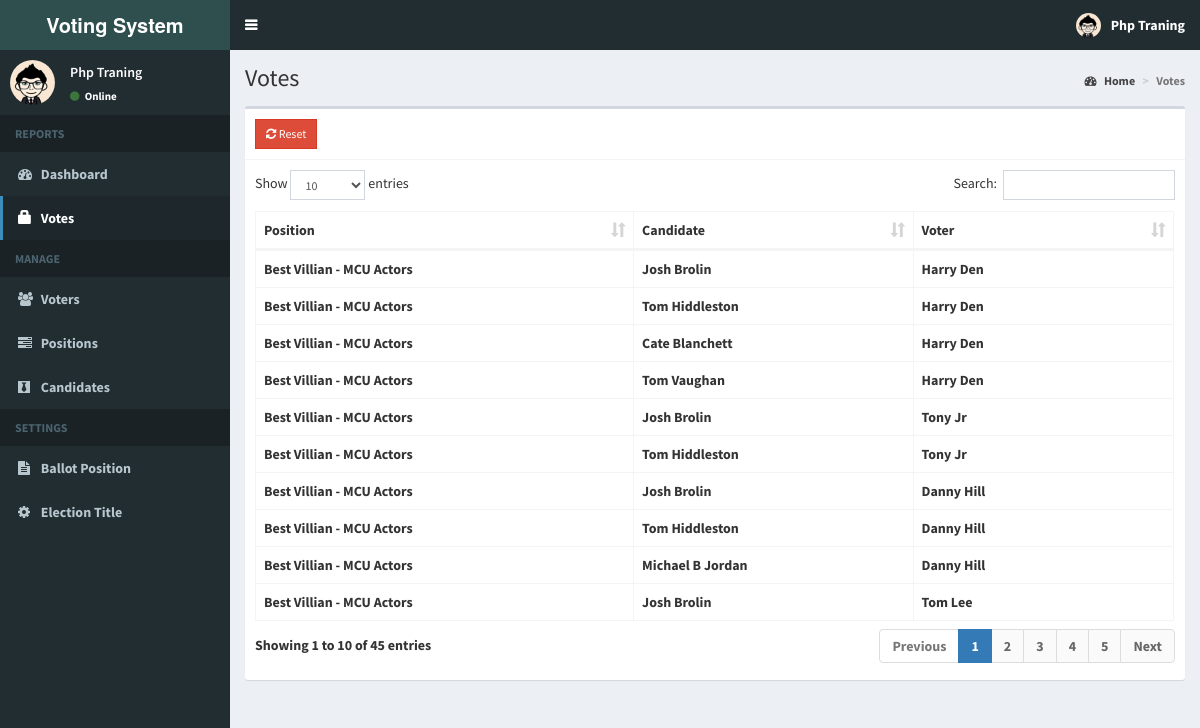
Screenshot of /admin/votes.php (signed in) with the database file from the repository.
### tables this page shows
CREATE TABLE IF NOT EXISTS `votes` (
  `id` int(11) NOT NULL AUTO_INCREMENT,
  `voters_id` int(11) NOT NULL,
  `candidate_id` int(11) NOT NULL,
  `position_id` int(11) NOT NULL,
  PRIMARY KEY (`id`)
);

CREATE TABLE IF NOT EXISTS `positions` (
  `id` int(11) NOT NULL AUTO_INCREMENT,
  `description` varchar(50) NOT NULL,
  `max_vote` int(11) NOT NULL,
  `priority` int(11) NOT NULL,
  PRIMARY KEY (`id`)
);

CREATE TABLE IF NOT EXISTS `candidates` (
  `id` int(11) NOT NULL AUTO_INCREMENT,
  `position_id` int(11) NOT NULL,
  `firstname` varchar(30) NOT NULL,
  `lastname` varchar(30) NOT NULL,
  `photo` varchar(150) NOT NULL,
  `platform` text NOT NULL,
  PRIMARY KEY (`id`)
);

CREATE TABLE IF NOT EXISTS `voters` (
  `id` int(11) NOT NULL AUTO_INCREMENT,
  `voters_id` varchar(15) NOT NULL,
  `password` varchar(60) NOT NULL,
  `firstname` varchar(30) NOT NULL,
  `lastname` varchar(30) NOT NULL,
  `photo` varchar(150) NOT NULL,
  PRIMARY KEY (`id`)
);

### admin/includes/session.php (called while the page is built, shortened)
<?php
	include 'includes/conn.php';
	$sql = "SELECT * FROM admin WHERE id = '".$_SESSION['admin']."'";
	$query = $conn->query($sql);
	$user = $query->fetch_assoc();
?>

### admin/votes.php (the view, shortened to what this page needs)
<?php include 'includes/session.php'; ?>
<?php include 'includes/header.php'; ?>
<body class="hold-transition skin-blue sidebar-mini">
<div class="wrapper">
  <?php include 'includes/navbar.php'; ?>
  <?php include 'includes/menubar.php'; ?>
  <div class="content-wrapper">
    <section class="content-header">
      <h1>
        Votes
      </h1>
      <ol class="breadcrumb">
        <li><a href="#"><i class="fa fa-dashboard"></i> Home</a></li>
        <li class="active">Votes</li>
      </ol>
    </section>
    <section class="content">
      <div class="row">
        <div class="col-xs-12">
          <div class="box">
            <div class="box-header with-border">
              <a href="#reset" data-toggle="modal" class="btn btn-danger btn-sm btn-flat"><i class="fa fa-refresh"></i> Reset</a>
            </div>
            <div class="box-body">
              <table id="example1" class="table table-bordered">
                <thead>
                  <th>Position</th>
                  <th>Candidate</th>
                  <th>Voter</th>
                </thead>
                <tbody>
                  <?php
                    $sql = "SELECT *, candidates.firstname AS canfirst, candidates.lastname AS canlast, voters.firstname AS votfirst, voters.lastname AS votlast FROM votes LEFT JOIN positions ON positions.id=votes.position_id LEFT JOIN candidates ON candidates.id=votes.candidate_id LEFT JOIN voters ON voters.id=votes.voters_id ORDER BY positions.priority ASC";
                    $query = $conn->query($sql);
                    while($row = $query->fetch_assoc()){
                      echo "
                        <tr>
                          <td class='hidden'></td>
                          <td>".$row['description']."</td>
                          <td>".$row['canfirst'].' '.$row['canlast']."</td>
                          <td>".$row['votfirst'].' '.$row['votlast']."</td>
                        </tr>
                      ";
                    }
                  ?>
                </tbody>
              </table>
            </div>
          </div>
        </div>
      </div>
    </section>
  </div>
</div>
</body>
</html>

### admin/includes/navbar.php (shortened to what this page needs)
<header class="main-header">
  <a href="home.php" class="logo">
    <span class="logo-lg"><b>Voting System </span>
  </a>
  <nav class="navbar navbar-static-top">
    <a href="#" class="sidebar-toggle" data-toggle="push-menu" role="button">
    </a>
    <div class="navbar-custom-menu">
      <ul class="nav navbar-nav">
        <li class="dropdown user user-menu">
          <a href="#" class="dropdown-toggle" data-toggle="dropdown">
            <img src="<?php echo (!empty($user['photo'])) ? '../images/'.$user['photo'] : '../images/profile.jpg'; ?>" class="user-image" alt="User Image">
            <span class="hidden-xs"><?php echo $user['firstname'].' '.$user['lastname']; ?></span>
          </a>
        </li>
      </ul>
    </div>
  </nav>
</header>

### admin/includes/menubar.php (shortened to what this page needs)
<aside class="main-sidebar">
  <section class="sidebar">
    <div class="user-panel">
      <div class="pull-left image">
        <img src="<?php echo (!empty($user['photo'])) ? '../images/'.$user['photo'] : '../images/profile.jpg'; ?>" class="img-circle" alt="User Image">
      </div>
      <div class="pull-left info">
        <p><?php echo $user['firstname'].' '.$user['lastname']; ?></p>
        <a><i class="fa fa-circle text-success"></i> Online</a>
      </div>
    </div>
    <ul class="sidebar-menu" data-widget="tree">
      <li class="header">REPORTS</li>
      <li class=""><a href="home.php"><i class="fa fa-dashboard"></i> <span>Dashboard</span></a></li>
      <li class=""><a href="votes.php"><span class="glyphicon glyphicon-lock"></span> <span>Votes</span></a></li>
      <li class="header">MANAGE</li>
      <li class=""><a href="voters.php"><i class="fa fa-users"></i> <span>Voters</span></a></li>
      <li class=""><a href="positions.php"><i class="fa fa-tasks"></i> <span>Positions</span></a></li>
      <li class=""><a href="candidates.php"><i class="fa fa-black-tie"></i> <span>Candidates</span></a></li>
      <li class="header">SETTINGS</li>
      <li class=""><a href="ballot.php"><i class="fa fa-file-text"></i> <span>Ballot Position</span></a></li>
      <li class=""><a href="#config" data-toggle="modal"><i class="fa fa-cog"></i> <span>Election Title</span></a></li>
    </ul>
  </section>
</aside>

### rows the page displays
votes: position.description "Best Villian - MCU Actors", candidate.firstname "Josh", candidate.lastname "Brolin", voters.firstname "Harry", voters.lastname "Den"
votes: position.description "Best Villian - MCU Actors", candidate.firstname "Tom", candidate.lastname "Hiddleston", voters.firstname "Harry", voters.lastname "Den"
votes: position.description "Best Villian - MCU Actors", candidate.firstname "Cate", candidate.lastname "Blanchett", voters.firstname "Harry", voters.lastname "Den"
votes: position.description "Best Villian - MCU Actors", candidate.firstname "Tom", candidate.lastname "Vaughan", voters.firstname "Harry", voters.lastname "Den"
votes: position.description "Best Villian - MCU Actors", candidate.firstname "Josh", candidate.lastname "Brolin", voters.firstname "Tony", voters.lastname "Jr"
votes: position.description "Best Villian - MCU Actors", candidate.firstname "Tom", candidate.lastname "Hiddleston", voters.firstname "Tony", voters.lastname "Jr"
votes: position.description "Best Villian - MCU Actors", candidate.firstname "Josh", candidate.lastname "Brolin", voters.firstname "Danny", voters.lastname "Hill"
votes: position.description "Best Villian - MCU Actors", candidate.firstname "Tom", candidate.lastname "Hiddleston", voters.firstname "Danny", voters.lastname "Hill"
votes: position.description "Best Villian - MCU Actors", candidate.firstname "Michael B", candidate.lastname "Jordan", voters.firstname "Danny", voters.lastname "Hill"
votes: position.description "Best Villian - MCU Actors", candidate.firstname "Josh", candidate.lastname "Brolin", voters.firstname "Tom", voters.lastname "Lee"

### other values shown
$user['firstname'] "Php"
$user['lastname'] "Traning"
